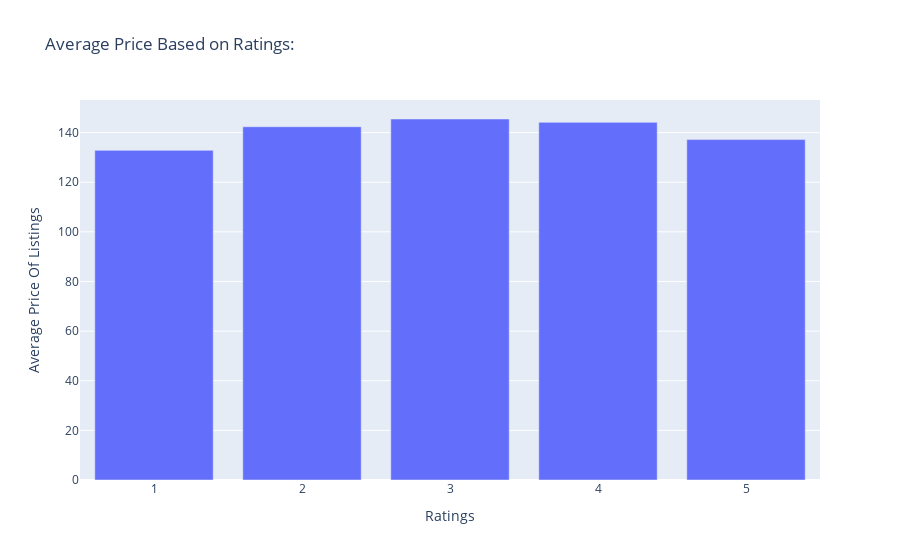

Write notebook code for a chart like this one.
### Code cell
ratings = data.groupby(by='ratings')['price'].mean().index
ratings_values = data.groupby(by='ratings')['price'].mean().values

fig = px.bar(x=ratings, y=ratings_values, title="Average Price Based on Ratings: ")

fig.update_layout(
    xaxis_title = "Ratings",
    yaxis_title = "Average Price Of Listings"
)
fig.show()

### Figure 1 — Plotly figure (JSON) as saved in the notebook; plotly's stock layout.template omitted (floating-point values rounded to 4 significant figures)
{"data": [{"hovertemplate": "x=%{x}<br>y=%{y}<extra></extra>", "legendgroup": "", "marker": {"color": "#636efa", "pattern": {"shape": ""}}, "name": "", "orientation": "v", "showlegend": false, "textposition": "auto", "type": "bar", "x": ["1", "2", "3", "4", "5"], "xaxis": "x", "y": [132.8, 142.3, 145.5, 144.1, 137.2], "yaxis": "y"}], "layout": {"barmode": "relative", "legend": {"tracegroupgap": 0}, "title": {"text": "Average Price Based on Ratings: "}, "xaxis": {"anchor": "y", "domain": [0, 1], "title": {"text": "Ratings"}}, "yaxis": {"anchor": "x", "domain": [0, 1], "title": {"text": "Average Price Of Listings"}}}}
